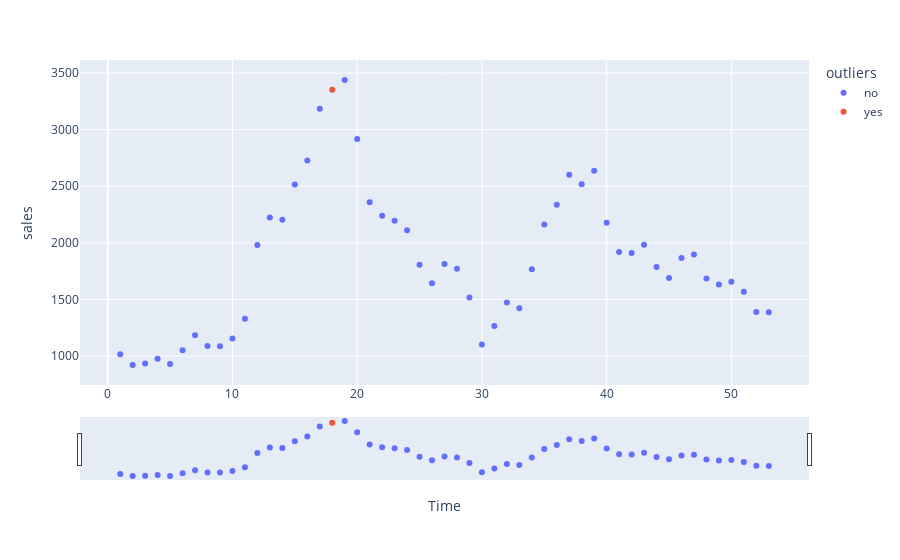

This figure's notebook cell:
### Code cell
fig = px.scatter(data.reset_index(), x='Time', y='sales', color='outliers')
fig.update_xaxes(
    rangeslider_visible=True,
)
fig.show()

### Figure 1 — Plotly figure (JSON) as saved in the notebook; plotly's stock layout.template omitted (floating-point values rounded to 4 significant figures)
{"data": [{"hovertemplate": "outliers=no<br>Time=%{x}<br>sales=%{y}<extra></extra>", "legendgroup": "no", "marker": {"color": "#636efa", "symbol": "circle"}, "mode": "markers", "name": "no", "orientation": "v", "showlegend": true, "type": "scatter", "x": [1, 2, 3, 4, 5, 6, 7, 8, 9, 10, 11, 12, 13, 14, 15, 16, 17, 19, 20, 21, 22, 23, 24, 25, 26, 27, 28, 29, 30, 31, 32, 33, 34, 35, 36, 37, 38, 39, 40, 41, 42, 43, 44, 45, 46, 47, 48, 49, 50, 51, 52, 53], "xaxis": "x", "y": [1016, 921, 934, 976, 930, 1052, 1184, 1089, 1087, 1154, 1330, 1980, 2223, 2203, 2514, 2726, 3185, 3438, 2917, 2359, 2240, 2196, 2111, 1806, 1644, 1814, 1770, 1518, 1103, 1266, 1473, 1423, 1767, 2161, 2336, 2602, 2518, 2637, 2177, 1920, 1910, 1984, 1787, 1689, 1866, 1896, 1684, 1633, 1657, 1569, 1390, 1387], "yaxis": "y"}, {"hovertemplate": "outliers=yes<br>Time=%{x}<br>sales=%{y}<extra></extra>", "legendgroup": "yes", "marker": {"color": "#EF553B", "symbol": "circle"}, "mode": "markers", "name": "yes", "orientation": "v", "showlegend": true, "type": "scatter", "x": [18], "xaxis": "x", "y": [3351], "yaxis": "y"}], "layout": {"legend": {"title": {"text": "outliers"}, "tracegroupgap": 0}, "margin": {"t": 60}, "xaxis": {"anchor": "y", "domain": [0, 1], "rangeslider": {"visible": true}, "title": {"text": "Time"}}, "yaxis": {"anchor": "x", "domain": [0, 1], "title": {"text": "sales"}}}}
